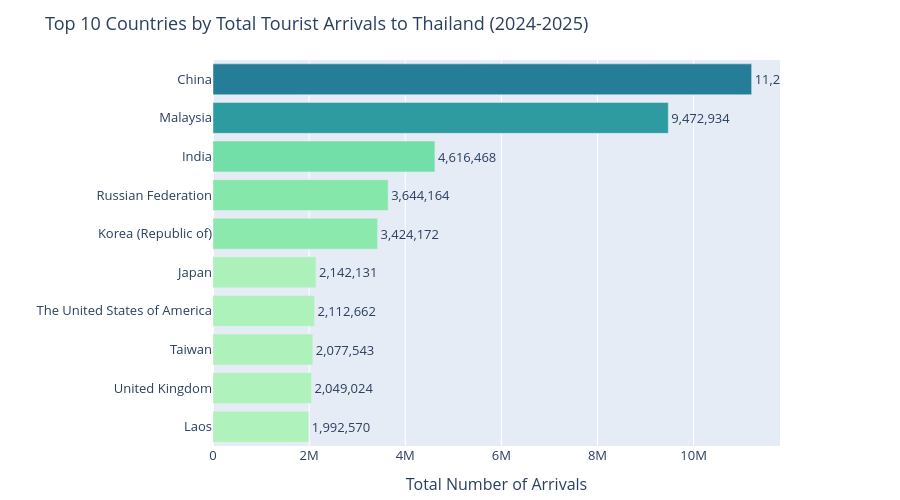

The code cell stored with this chart in its notebook:
### Markdown cell above
#### Graph 1 — Top 10 Countries by Total Tourist Arrivals to Thailand (2024-2025)

### Code cell
# 1. Group by country and sum arrivals
df_q1 = (
    df_final
    .groupby('Country of Nationality', as_index=False)['Number of Arrivals']
    .sum()
    .sort_values('Number of Arrivals', ascending=False)
    .head(10)
    .sort_values('Number of Arrivals', ascending=True)   # ascending for horizontal bar readability
)

# 2. Horizontal bar chart
fig1 = px.bar(
    df_q1,
    x='Number of Arrivals',
    y='Country of Nationality',
    orientation='h',
    title='Top 10 Countries by Total Tourist Arrivals to Thailand (2024-2025)',
    text='Number of Arrivals',
    color='Number of Arrivals',
    color_continuous_scale='Tealgrn',
)

fig1.update_traces(
    texttemplate='%{text:,.0f}',
    textposition='outside',
)

fig1.update_layout(
    xaxis_title='Total Number of Arrivals',
    yaxis_title='',
    coloraxis_showscale=False,
    height=500,
    margin=dict(l=10, r=120, t=60, b=40),
    font=dict(size=13),
)

fig1.show()

### Figure 1 — Plotly figure (JSON) as saved in the notebook; plotly's stock layout.template omitted (floating-point values rounded to 4 significant figures)
{"data": [{"hovertemplate": "Number of Arrivals=%{marker.color}<br>Country of Nationality=%{y}<extra></extra>", "legendgroup": "", "marker": {"color": [1992570, 2049024, 2077543, 2112662, 2142131, 3424172, 3644164, 4616468, 9472934, 11207154], "coloraxis": "coloraxis", "pattern": {"shape": ""}}, "name": "", "orientation": "h", "showlegend": false, "text": [1993000.0, 2049000.0, 2078000.0, 2113000.0, 2142000.0, 3424000.0, 3644000.0, 4616000.0, 9473000.0, 11210000.0], "textposition": "outside", "texttemplate": "%{text:,.0f}", "type": "bar", "x": [1992570, 2049024, 2077543, 2112662, 2142131, 3424172, 3644164, 4616468, 9472934, 11207154], "xaxis": "x", "y": ["Laos", "United Kingdom", "Taiwan", "The United States of America", "Japan", "Korea (Republic of)", "Russian Federation", "India", "Malaysia", "China"], "yaxis": "y"}], "layout": {"barmode": "relative", "coloraxis": {"colorbar": {"title": {"text": "Number of Arrivals"}}, "colorscale": [[0, "rgb(176, 242, 188)"], [0.1667, "rgb(137, 232, 172)"], [0.3333, "rgb(103, 219, 165)"], [0.5, "rgb(76, 200, 163)"], [0.6667, "rgb(56, 178, 163)"], [0.8333, "rgb(44, 152, 160)"], [1, "rgb(37, 125, 152)"]], "showscale": false}, "font": {"size": 13}, "height": 500, "legend": {"tracegroupgap": 0}, "margin": {"b": 40, "l": 10, "r": 120, "t": 60}, "title": {"text": "Top 10 Countries by Total Tourist Arrivals to Thailand (2024-2025)"}, "xaxis": {"anchor": "y", "domain": [0, 1], "title": {"text": "Total Number of Arrivals"}}, "yaxis": {"anchor": "x", "domain": [0, 1], "title": {"text": ""}}}}
